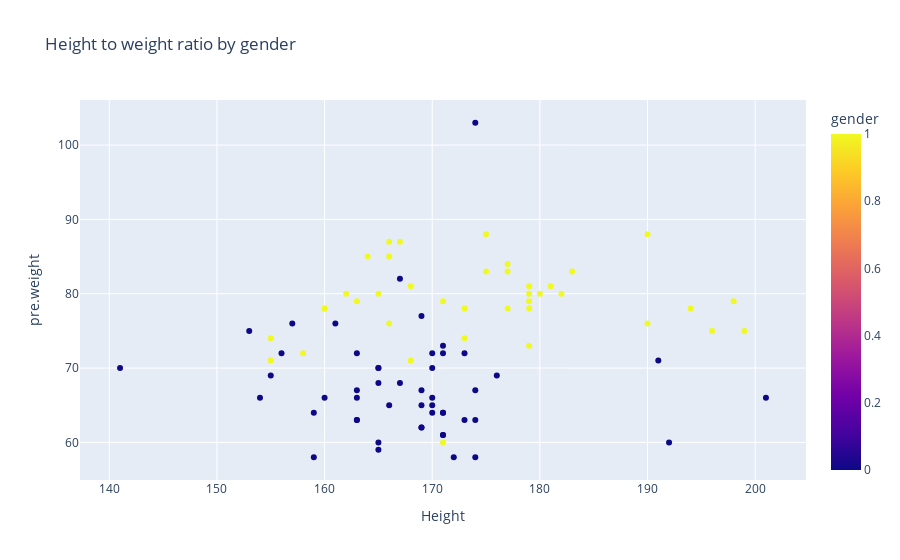

The cell this chart's notebook holds for it:
### Code cell
fig = px.scatter(data, x = "Height", y = "pre.weight", color = 'gender', title = "Height to weight ratio by gender")
fig.show()

### Figure 1 — Plotly figure (JSON) as saved in the notebook; plotly's stock layout.template omitted (floating-point values rounded to 4 significant figures)
{"data": [{"hovertemplate": "Height=%{x}<br>pre.weight=%{y}<br>gender=%{marker.color}<extra></extra>", "legendgroup": "", "marker": {"color": [0, 0, 0, 0, 0, 0, 0, 0, 0, 0, 0, 0, 0, 0, 1, 1, 1, 1, 1, 1, 1, 1, 1, 1, 1, 0, 1, 1, 0, 0, 1, 0, 0, 0, 0, 0, 0, 0, 0, 0, 0, 0, 0, 0, 0, 0, 1, 1, 1, 1, 1, 1, 1, 1, 1, 1, 1, 0, 1, 0, 0, 0, 0, 0, 0, 0, 0, 0, 0, 0, 0, 0, 0, 0, 0, 1, 1, 1, 1, 1, 1, 1, 1, 1, 1, 1, 1, 1, 1, 0], "coloraxis": "coloraxis", "symbol": "circle"}, "mode": "markers", "name": "", "orientation": "v", "showlegend": false, "type": "scatter", "x": [159, 192, 170, 171, 170, 201, 174, 176, 165, 165, 173, 156, 163, 167, 168, 158, 173, 160, 162, 165, 177, 166, 166, 190, 179, 171, 179, 175, 170, 163, 171, 174, 174, 172, 165, 171, 169, 174, 163, 173, 166, 163, 165, 167, 161, 169, 191, 199, 196, 190, 160, 194, 163, 171, 198, 180, 182, 191, 181, 171, 165, 169, 159, 169, 160, 169, 163, 155, 141, 170, 170, 171, 171, 153, 157, 155, 179, 166, 173, 177, 179, 179, 183, 177, 164, 167, 175, 155, 168, 154], "xaxis": "x", "y": [58, 60, 64, 64, 65, 66, 67, 69, 70, 70, 72, 72, 72, 82, 71, 72, 74, 78, 80, 80, 83, 85, 87, 88, 81, 64, 80, 83, 66, 63, 60, 103, 58, 58, 59, 61, 62, 63, 63, 63, 65, 66, 68, 68, 76, 77, 71, 75, 75, 76, 78, 78, 79, 79, 79, 80, 80, 71, 81, 61, 60, 62, 64, 65, 66, 67, 67, 69, 70, 70, 72, 72, 73, 75, 76, 71, 73, 76, 78, 78, 78, 79, 83, 84, 85, 87, 88, 74, 81, 66], "yaxis": "y"}], "layout": {"coloraxis": {"colorbar": {"title": {"text": "gender"}}, "colorscale": [[0, "#0d0887"], [0.1111, "#46039f"], [0.2222, "#7201a8"], [0.3333, "#9c179e"], [0.4444, "#bd3786"], [0.5556, "#d8576b"], [0.6667, "#ed7953"], [0.7778, "#fb9f3a"], [0.8889, "#fdca26"], [1, "#f0f921"]]}, "legend": {"tracegroupgap": 0}, "title": {"text": "Height to weight ratio by gender"}, "xaxis": {"anchor": "y", "domain": [0, 1], "title": {"text": "Height"}}, "yaxis": {"anchor": "x", "domain": [0, 1], "title": {"text": "pre.weight"}}}}
